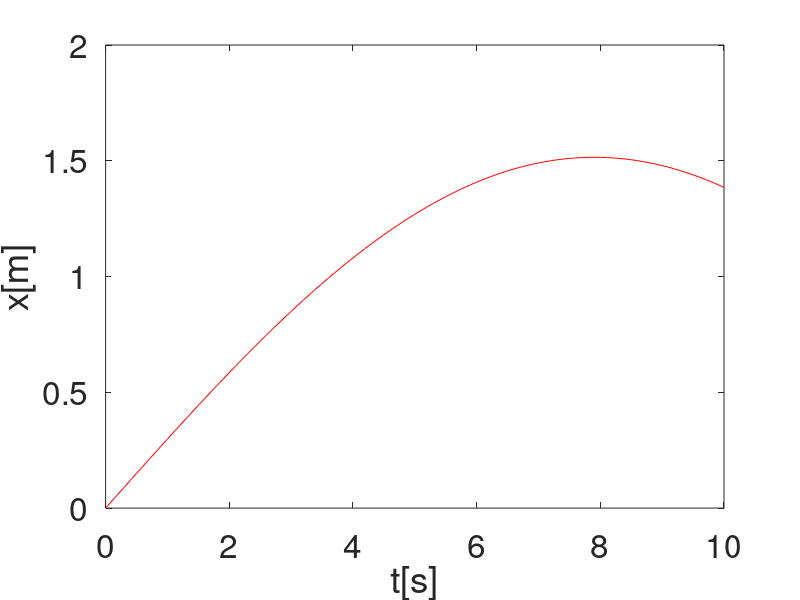
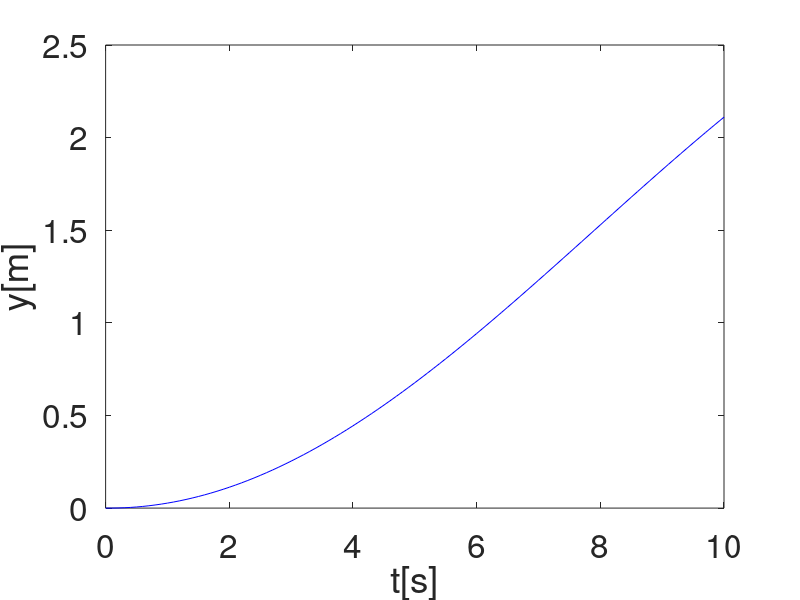
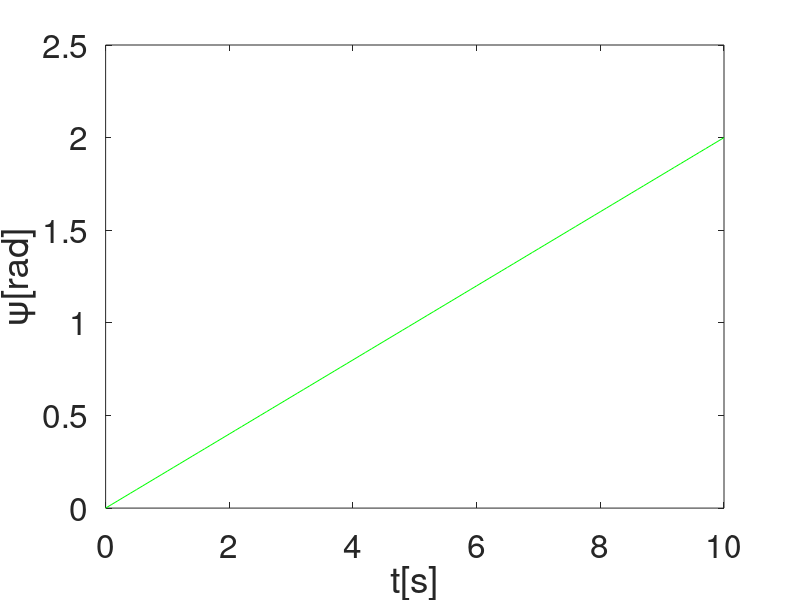
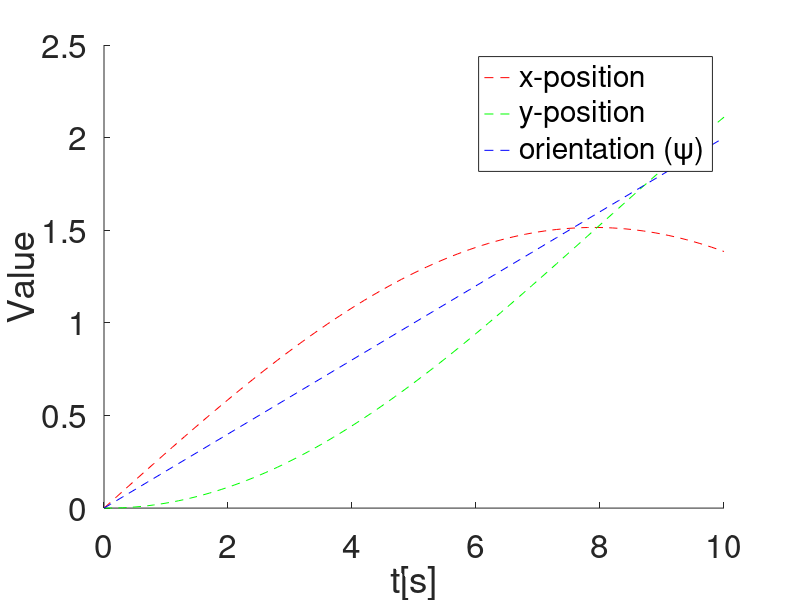

Recreate these plots in MATLAB, in order.
%% Kinematic Simulation of a land-based mobile robot
clear all, clc; close all;

%% Simulation Parameter
dt = 0.1; % Step Size
ts = 10; % Simulation Time
t = 0:dt:ts; % Time Span

%% Initial Conditions
x0 = 0;
y0 = 0; 
psi0 = 0;

eta0 = [x0;y0;psi0];

eta(:,1)=eta0;

%% Loop starts here
for i = 1:length(t)
    psi = eta (3,i); % current orientation in radian OR 3rd row of eta

    % Jacobian Matrix
    J_psi = [cos(psi),-sin(psi),0;
             sin(psi),cos(psi),0;
             0,0,1;];

    u = 0.3; % x_axis velocity w.r.t B frame.
    v = 0; % y_axis velocity w.r.t B frame.
    r = 0.2; % angular velocity w.r.t B frame.

    zeta(:,i) = [u;v;r];

    eta_dot(:,i) = J_psi * zeta(:,i);

    eta(:,i+1) = eta(:,i) + dt * eta_dot(:,i); % Euler Method

end

%% Plotting Functions
figure
plot(t, eta(1, 1:end-1), 'r-');
set(gca, 'fontsize', 24);
xlabel('t[s]');
ylabel('x[m]');

figure
plot(t, eta(2, 1:end-1), 'b-');
set(gca, 'fontsize', 24);
xlabel('t[s]');
ylabel('y[m]');

figure
plot(t, eta(3, 1:end-1), 'g-');
set(gca, 'fontsize', 24);
xlabel('t[s]');
ylabel('\psi[rad]');

figure; %% in a single figure
hold on;
plot(t, eta(1, 1:end-1), 'r--', 'DisplayName', 'x-position');
plot(t, eta(2, 1:end-1), 'g--', 'DisplayName', 'y-position');
plot(t, eta(3, 1:end-1), 'b--', 'DisplayName', 'orientation (\psi)');

set(gca, 'fontsize', 24);
xlabel('t[s]');
ylabel('Value');
legend('show'); % Show the legend box with the names specified
hold off;

%% Animation (mobile robot motion animation)
l = 0.6; %length of mobile robot
w = 0.4; %width of mobile robot
% Mobile robot co-ordinates
mr_co = [-l/2,l/2,l/2,-l/2,-l/2;
         -w/2,-w/2,w/2,w/2,-w/2;];

figure 
for i = 1:length(t) % animation starts here
    psi = eta(3,i);
    R_psi = [cos(psi),-sin(psi);
             sin(psi), cos(psi);]; % 2D - rotation matrix
    v_pos = R_psi*mr_co;
    fill(v_pos(1,:)+eta(1,i),v_pos(2,:)+eta(2,i),'g')
    hold on, grid on; axis([-1 3 -1 3]), axis square
    plot(eta(1,1:i),eta(2,1:i),'g-');
    legend('Mobile Robot','Path'), set(gca,'fontsize',18)
    xlabel('x[m]');
    ylabel('y[m]');
    pause(0.1);
    hold off

end% animation ends here




